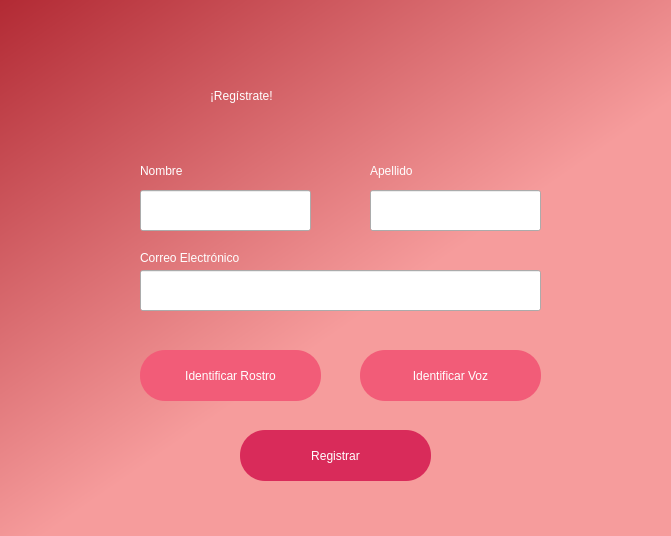
<?xml version="1.0" encoding="UTF-8"?>
<ui version="4.0">
 <class>Dialog</class>
 <widget class="QDialog" name="Dialog">
  <property name="geometry">
   <rect>
    <x>0</x>
    <y>0</y>
    <width>671</width>
    <height>536</height>
   </rect>
  </property>
  <property name="windowTitle">
   <string>Dialog</string>
  </property>
  <property name="styleSheet">
   <string notr="true">QWidget#widget{
background-color: qlineargradient(spread:pad, x1:0, y1:0, x2:0.517, y2:0.602273, stop:0 rgba(178, 42, 52, 255), stop:1 rgba(246, 156, 156, 255));}</string>
  </property>
  <widget class="QWidget" name="widget" native="true">
   <property name="geometry">
    <rect>
     <x>0</x>
     <y>0</y>
     <width>671</width>
     <height>541</height>
    </rect>
   </property>
   <widget class="QLabel" name="label">
    <property name="geometry">
     <rect>
      <x>210</x>
      <y>60</y>
      <width>261</width>
      <height>71</height>
     </rect>
    </property>
    <property name="styleSheet">
     <string notr="true">font: 700 35pt &quot;Nirmala UI&quot;;
color: rgb(255, 255, 255);</string>
    </property>
    <property name="text">
     <string>¡Regístrate!</string>
    </property>
   </widget>
   <widget class="QLabel" name="label_2">
    <property name="geometry">
     <rect>
      <x>140</x>
      <y>160</y>
      <width>81</width>
      <height>21</height>
     </rect>
    </property>
    <property name="styleSheet">
     <string notr="true">font: 12pt &quot;Nirmala UI&quot;;
color: rgb(255, 255, 255);</string>
    </property>
    <property name="text">
     <string>Nombre</string>
    </property>
   </widget>
   <widget class="QLineEdit" name="txtName">
    <property name="geometry">
     <rect>
      <x>140</x>
      <y>190</y>
      <width>171</width>
      <height>41</height>
     </rect>
    </property>
    <property name="styleSheet">
     <string notr="true">font: 12pt &quot;Nirmala UI&quot;;</string>
    </property>
   </widget>
   <widget class="QLabel" name="label_3">
    <property name="geometry">
     <rect>
      <x>370</x>
      <y>160</y>
      <width>81</width>
      <height>21</height>
     </rect>
    </property>
    <property name="styleSheet">
     <string notr="true">font: 12pt &quot;Nirmala UI&quot;;
color: rgb(255, 255, 255);</string>
    </property>
    <property name="text">
     <string>Apellido</string>
    </property>
   </widget>
   <widget class="QLineEdit" name="txtLastName">
    <property name="geometry">
     <rect>
      <x>370</x>
      <y>190</y>
      <width>171</width>
      <height>41</height>
     </rect>
    </property>
    <property name="styleSheet">
     <string notr="true">font: 12pt &quot;Nirmala UI&quot;;</string>
    </property>
   </widget>
   <widget class="QLabel" name="label_4">
    <property name="geometry">
     <rect>
      <x>140</x>
      <y>250</y>
      <width>141</width>
      <height>16</height>
     </rect>
    </property>
    <property name="styleSheet">
     <string notr="true">font: 12pt &quot;Nirmala UI&quot;;
color: rgb(255, 255, 255);</string>
    </property>
    <property name="text">
     <string>Correo Electrónico</string>
    </property>
   </widget>
   <widget class="QLineEdit" name="txtEmail">
    <property name="geometry">
     <rect>
      <x>140</x>
      <y>270</y>
      <width>401</width>
      <height>41</height>
     </rect>
    </property>
    <property name="styleSheet">
     <string notr="true">font: 12pt &quot;Nirmala UI&quot;;</string>
    </property>
   </widget>
   <widget class="QPushButton" name="btnFaceRecon">
    <property name="geometry">
     <rect>
      <x>140</x>
      <y>350</y>
      <width>181</width>
      <height>51</height>
     </rect>
    </property>
    <property name="styleSheet">
     <string notr="true">font: 10pt &quot;Nirmala UI&quot;;
background-color: rgb(242, 92, 120);
color: rgb(255, 255, 255);
border-radius: 25px</string>
    </property>
    <property name="text">
     <string>Identificar Rostro</string>
    </property>
   </widget>
   <widget class="QPushButton" name="btnVoiceRecon">
    <property name="geometry">
     <rect>
      <x>360</x>
      <y>350</y>
      <width>181</width>
      <height>51</height>
     </rect>
    </property>
    <property name="styleSheet">
     <string notr="true">font: 10pt &quot;Nirmala UI&quot;;
background-color: rgb(242, 92, 120);
color: rgb(255, 255, 255);
border-radius: 25px</string>
    </property>
    <property name="text">
     <string>Identificar Voz</string>
    </property>
   </widget>
   <widget class="QPushButton" name="btnRegister">
    <property name="geometry">
     <rect>
      <x>240</x>
      <y>430</y>
      <width>191</width>
      <height>51</height>
     </rect>
    </property>
    <property name="styleSheet">
     <string notr="true">font: 12pt &quot;Nirmala UI&quot;;
background-color: rgb(217, 43, 90);
color: rgb(255, 255, 255);
border-radius: 25px</string>
    </property>
    <property name="text">
     <string>Registrar</string>
    </property>
   </widget>
  </widget>
 </widget>
 <resources/>
 <connections/>
</ui>
